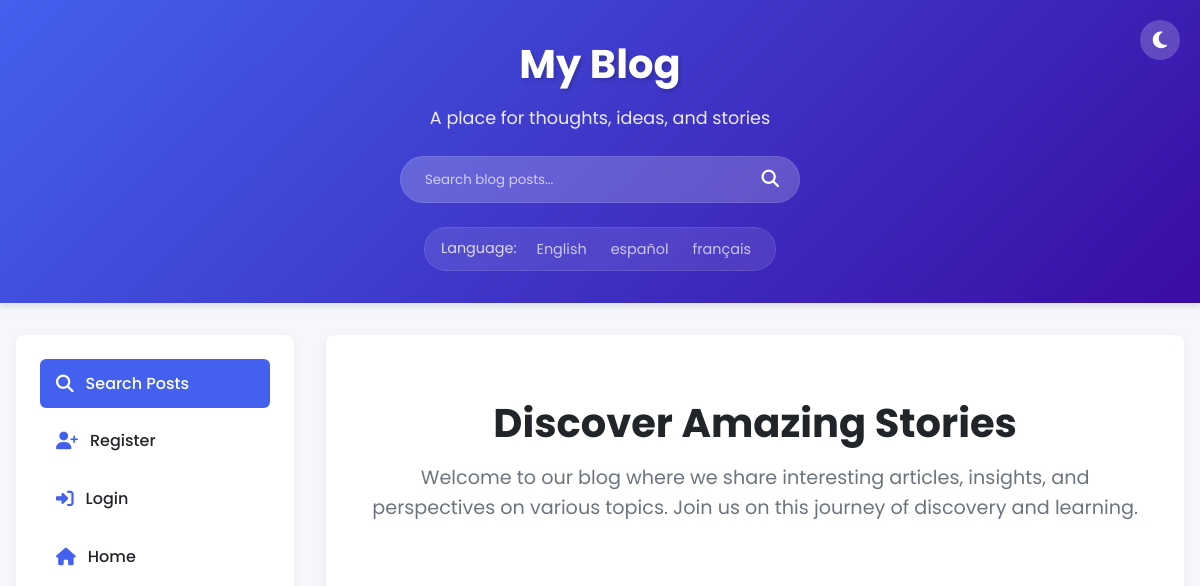
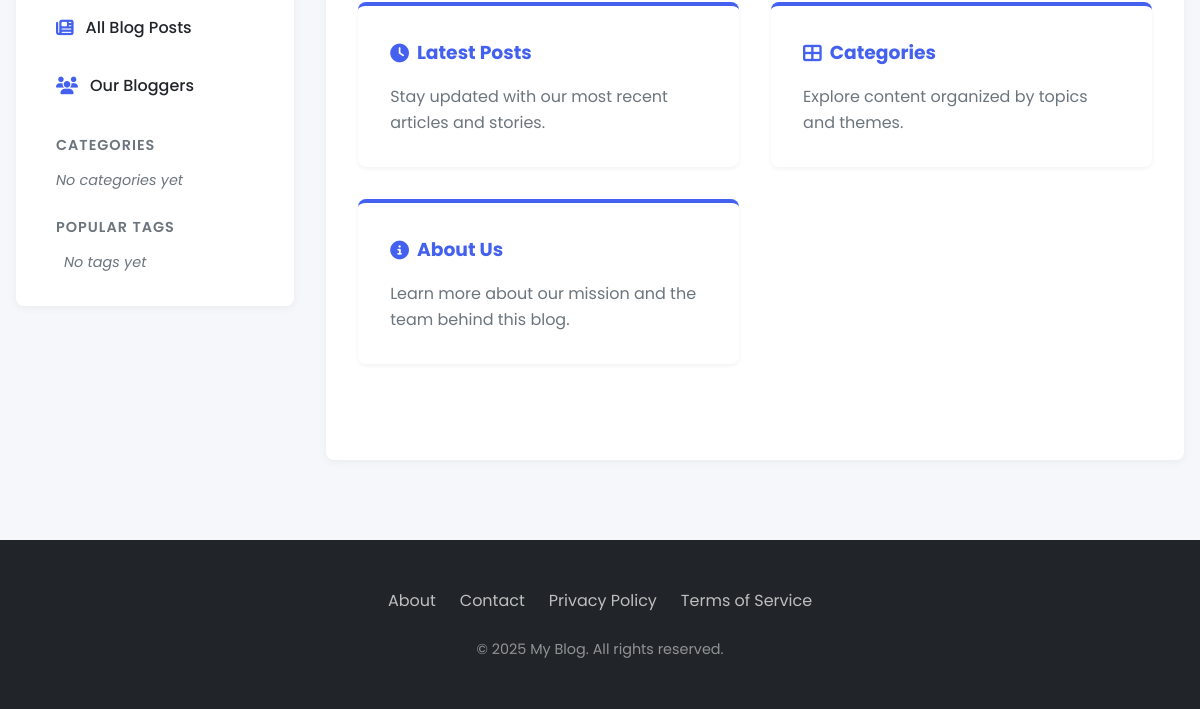
The app's page /, older data (2 pictures, top to bottom).
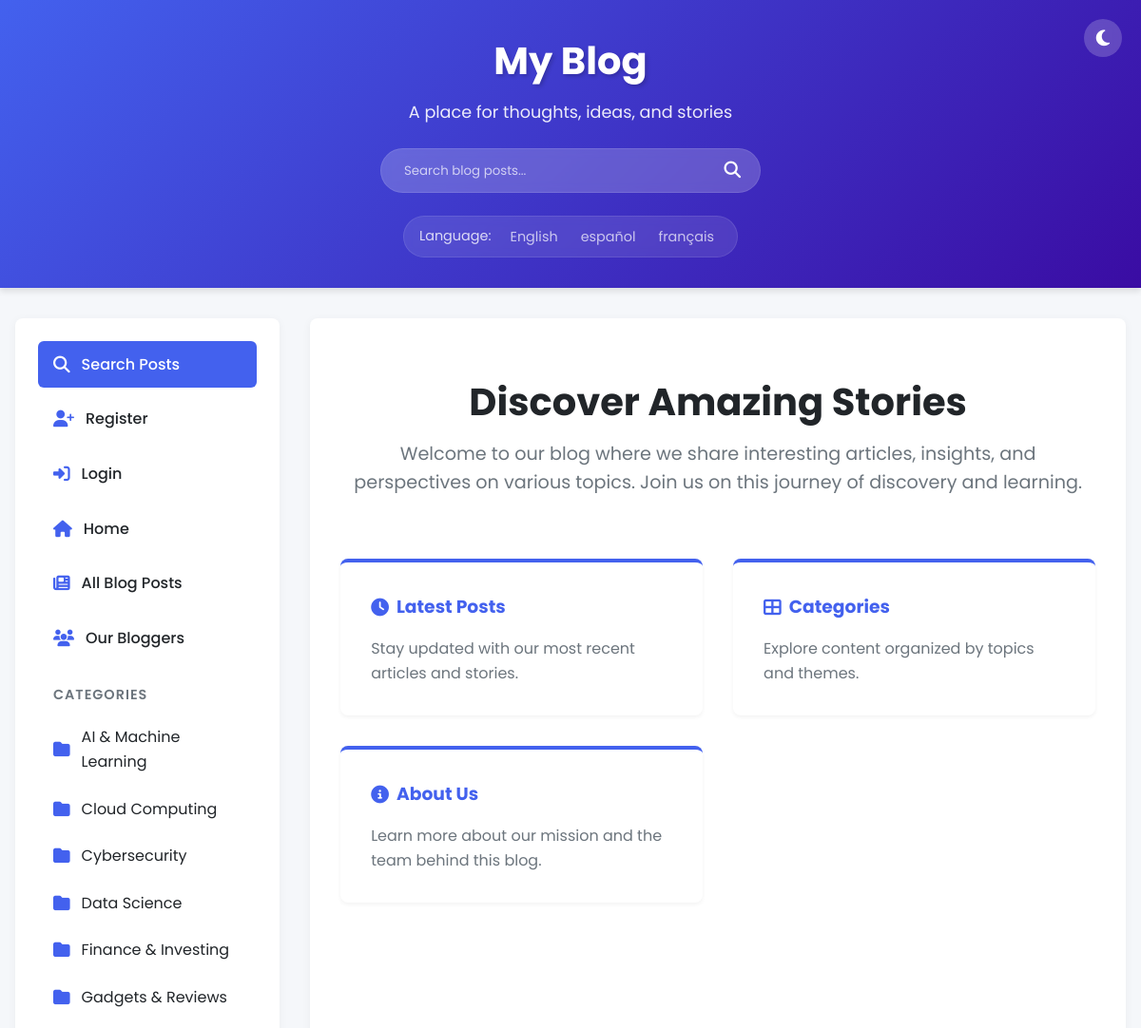
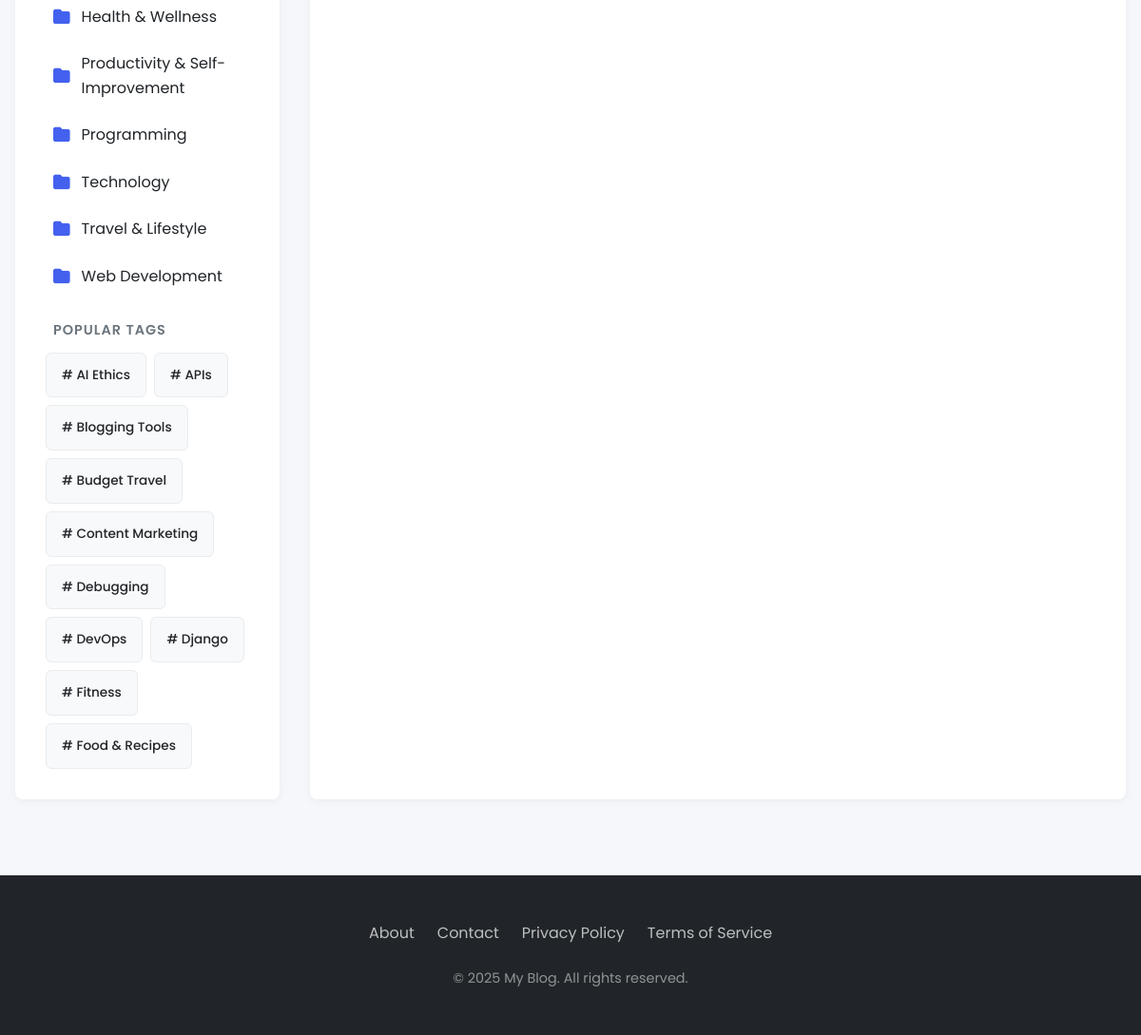
The same page, newer data (2 pictures, top to bottom).
### myapp/models.py (models this page shows, shortened)
class Category(models.Model):
    name = models.CharField(max_length=100, unique=True)
    slug = models.SlugField(max_length=100, unique=True)
    description = models.TextField(blank=True)
    class Meta:
        verbose_name_plural = "Categories"
        ordering = ['name']

class Tag(models.Model):
    name = models.CharField(max_length=50, unique=True)
    slug = models.SlugField(max_length=50, unique=True)
    class Meta:
        ordering = ['name']

### myapp/views.py (the view)
# urls.py: 2. Add a URL to urlpatterns:  path('', views.home, name='home')
def home(request):
    categories = Category.objects.all()
    popular_tags = Tag.objects.annotate(num_posts=Count('posts')).order_by('-num_posts')[:10]
    context = {
        'categories': categories,
        'popular_tags': popular_tags,
    }
    return render(request, 'myapp/home.html', context)

### myapp/context_processors.py (called while the page is built)
def language_context(request):
    current_language = translation.get_language()
    return {
        'LANGUAGES': settings.LANGUAGES,
        'LANGUAGE_CODE': current_language,
        'LANGUAGE_BIDI': translation.get_language_info(current_language).get('bidi', False),
    }

### myapp/templates/myapp/home.html (shortened to what this page needs)
{% extends 'myapp/base.html' %}
{% load i18n %}
{% block content %}
<section class="hero">
    <h1>{% trans "Discover Amazing Stories" %}</h1>
    <p>{% trans "Welcome to our blog where we share interesting articles, insights, and perspectives on various topics. Join us on this journey of discovery and learning." %}</p>
</section>
<section class="features">
    <a href="{% url 'post-list' %}" class="feature-card">
        <h3><i class="fas fa-clock"></i> {% trans "Latest Posts" %}</h3>
        <p>{% trans "Stay updated with our most recent articles and stories." %}</p>
    </a>
    <a href="{% url 'category-list' %}" class="feature-card">
        <h3><i class="fas fa-th-large"></i> {% trans "Categories" %}</h3>
        <p>{% trans "Explore content organized by topics and themes." %}</p>
    </a>
    <a href="{% url 'about' %}" class="feature-card">
        <h3><i class="fas fa-info-circle"></i> {% trans "About Us" %}</h3>
        <p>{% trans "Learn more about our mission and the team behind this blog." %}</p>
    </a>
</section>
{% endblock %}

### myapp/templates/myapp/base.html (shortened to what this page needs)
{% load static %}
{% load i18n %}
<!DOCTYPE html>
<html lang="{{ LANGUAGE_CODE|default:'en' }}">
<head>
    <link rel="stylesheet" href="https://cdnjs.cloudflare.com/ajax/libs/font-awesome/6.4.0/css/all.min.css">
</head>
<body>
    <header>
        <div class="header-content">
            <h1 class="logo">{% trans "My Blog" %}</h1>
            <p class="tagline">{% trans "A place for thoughts, ideas, and stories" %}</p>
            <form action="{% url 'post-search' %}" method="GET" class="header-search">
                <input type="text" name="query" placeholder="{% trans 'Search blog posts...' %}">
                <button type="submit" class="header-search-btn"><i class="fas fa-search"></i></button>
            </form>
            {% include "myapp/includes/language_switcher.html" %}
            <button id="themeToggle" class="theme-toggle"><i class="fas fa-moon"></i></button>
        </div>
    </header>
    <div class="main-wrapper">
        <aside class="sidebar">
            <nav>
                <ul class="sidebar-nav">
                    <li class="nav-item-primary"><a href="{% url 'post-search' %}"><i class="fas fa-search"></i> {% trans "Search Posts" %}</a></li>
                    {% if not user.is_authenticated %}
                    <li><a href="{% url 'register' %}"><i class="fas fa-user-plus"></i> {% trans "Register" %}</a></li>
                    <li><a href="{% url 'login' %}"><i class="fas fa-sign-in-alt"></i> {% trans "Login" %}</a></li>
                    {% endif %}
                    <li><a href="{% url 'home' %}"><i class="fas fa-home"></i> {% trans "Home" %}</a></li>
                    <li><a href="{% url 'post-list' %}"><i class="fas fa-newspaper"></i> {% trans "All Blog Posts" %}</a></li>
                    <li><a href="{% url 'blogger-list' %}"><i class="fas fa-users"></i> {% trans "Our Bloggers" %}</a></li>
                    <li class="nav-section">
                        <h3 class="nav-section-title">{% trans "Categories" %}</h3>
                        <ul class="sidebar-subnav">
                            {% for category in categories %}
                                <li><a href="{% url 'category-detail' category.slug %}"><i class="fas fa-folder"></i> {{ category.name }}</a></li>
                            {% empty %}
                                <li class="nav-empty">{% trans "No categories yet" %}</li>
                            {% endfor %}
                        </ul>
                    </li>
                    <li class="nav-section">
                        <h3 class="nav-section-title">{% trans "Popular Tags" %}</h3>
                        <div class="sidebar-tags">
                            {% for tag in popular_tags %}
                                <a href="{% url 'tag-detail' tag.slug %}" class="sidebar-tag"># {{ tag.name }}</a>
                            {% empty %}
                                <span class="nav-empty">{% trans "No tags yet" %}</span>
                            {% endfor %}
                        </div>
                    </li>
                </ul>
            </nav>
        </aside>
        <main>
            {% block content %}{% endblock %}
        </main>
    </div>
    <footer>
        <div class="footer-content">
            <div class="footer-links">
                <a href="#">{% trans "About" %}</a>
                <a href="#">{% trans "Contact" %}</a>
                <a href="#">{% trans "Privacy Policy" %}</a>
                <a href="#">{% trans "Terms of Service" %}</a>
            </div>
            <div class="footer-copyright">
                &copy; {% now "Y" %} {% trans "My Blog. All rights reserved." %}
            </div>
        </div>
    </footer>
</body>
</html>

Row changes from the older to the newer data that the page shows:
added Category: name "AI & Machine Learning"
added Category: name "Cloud Computing"
added Category: name "Cybersecurity"
added Category: name "Data Science"
added Category: name "Finance & Investing"
added Category: name "Gadgets & Reviews"
added Category: name "Health & Wellness"
added Category: name "Productivity & Self-Improvement"
added Category: name "Programming"
added Category: name "Technology"
added Category: name "Travel & Lifestyle"
added Category: name "Web Development"
added Tag: name "AI Ethics"
added Tag: name "APIs"
added Tag: name "Blogging Tools"
added Tag: name "Budget Travel"
added Tag: name "Content Marketing"
added Tag: name "Debugging"
added Tag: name "DevOps"
added Tag: name "Django"
added Tag: name "Fitness"
added Tag: name "Food & Recipes"
Text that changed along with them:
text no longer shown: "No categories yet No tags yet"
